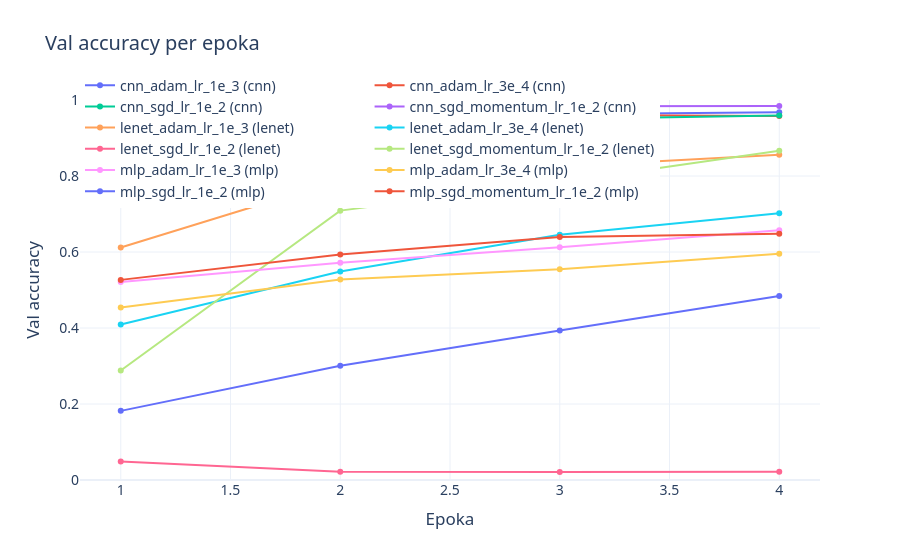

Notebook cell for this chart:
### Markdown cell above
## Accuracy w epokach

Ten wykres pokazuje, jak szybko poszczególne konfiguracje dochodziły do dobrych wyników i czy wynik był stabilny między epokami.

### Code cell
fig = go.Figure()
for name, group in history_df.groupby("name"):
    model_name = group["model"].iloc[0]
    fig.add_trace(
        go.Scatter(
            x=group["epoch"],
            y=group["val_acc"],
            mode="lines+markers",
            name=f"{name} ({model_name})",
        )
    )

fig.update_layout(
    template="plotly_white",
    title="Val accuracy per epoka",
    xaxis_title="Epoka",
    yaxis_title="Val accuracy",
    yaxis_range=[0, 1],
    font=dict(family="Segoe UI, Arial, Helvetica, sans-serif", size=14),
    legend=dict(orientation="h", y=1.08),
)
display(fig)

### Figure 1 — Plotly figure (JSON) as saved in the notebook; plotly's stock layout.template omitted (floating-point values rounded to 4 significant figures)
{"data": [{"mode": "lines+markers", "name": "cnn_adam_lr_1e_3 (cnn)", "type": "scatter", "x": [1, 2, 3, 4], "y": [0.9532, 0.959, 0.9622, 0.9679]}, {"mode": "lines+markers", "name": "cnn_adam_lr_3e_4 (cnn)", "type": "scatter", "x": [1, 2, 3, 4], "y": [0.9402, 0.9689, 0.9608, 0.9582]}, {"mode": "lines+markers", "name": "cnn_sgd_lr_1e_2 (cnn)", "type": "scatter", "x": [1, 2, 3, 4], "y": [0.8799, 0.9331, 0.9499, 0.9591]}, {"mode": "lines+markers", "name": "cnn_sgd_momentum_lr_1e_2 (cnn)", "type": "scatter", "x": [1, 2, 3, 4], "y": [0.9439, 0.978, 0.9834, 0.9842]}, {"mode": "lines+markers", "name": "lenet_adam_lr_1e_3 (lenet)", "type": "scatter", "x": [1, 2, 3, 4], "y": [0.6117, 0.7893, 0.825, 0.856]}, {"mode": "lines+markers", "name": "lenet_adam_lr_3e_4 (lenet)", "type": "scatter", "x": [1, 2, 3, 4], "y": [0.4091, 0.5485, 0.6456, 0.7022]}, {"mode": "lines+markers", "name": "lenet_sgd_lr_1e_2 (lenet)", "type": "scatter", "x": [1, 2, 3, 4], "y": [0.04852, 0.02189, 0.02091, 0.02147]}, {"mode": "lines+markers", "name": "lenet_sgd_momentum_lr_1e_2 (lenet)", "type": "scatter", "x": [1, 2, 3, 4], "y": [0.2881, 0.7089, 0.7836, 0.8666]}, {"mode": "lines+markers", "name": "mlp_adam_lr_1e_3 (mlp)", "type": "scatter", "x": [1, 2, 3, 4], "y": [0.5208, 0.5717, 0.6122, 0.657]}, {"mode": "lines+markers", "name": "mlp_adam_lr_3e_4 (mlp)", "type": "scatter", "x": [1, 2, 3, 4], "y": [0.4541, 0.5279, 0.5545, 0.5952]}, {"mode": "lines+markers", "name": "mlp_sgd_lr_1e_2 (mlp)", "type": "scatter", "x": [1, 2, 3, 4], "y": [0.182, 0.3008, 0.3935, 0.4842]}, {"mode": "lines+markers", "name": "mlp_sgd_momentum_lr_1e_2 (mlp)", "type": "scatter", "x": [1, 2, 3, 4], "y": [0.5266, 0.5936, 0.6393, 0.6481]}], "layout": {"font": {"family": "Segoe UI, Arial, Helvetica, sans-serif", "size": 14}, "legend": {"orientation": "h", "y": 1.08}, "title": {"text": "Val accuracy per epoka"}, "xaxis": {"title": {"text": "Epoka"}}, "yaxis": {"range": [0, 1], "title": {"text": "Val accuracy"}}}}
